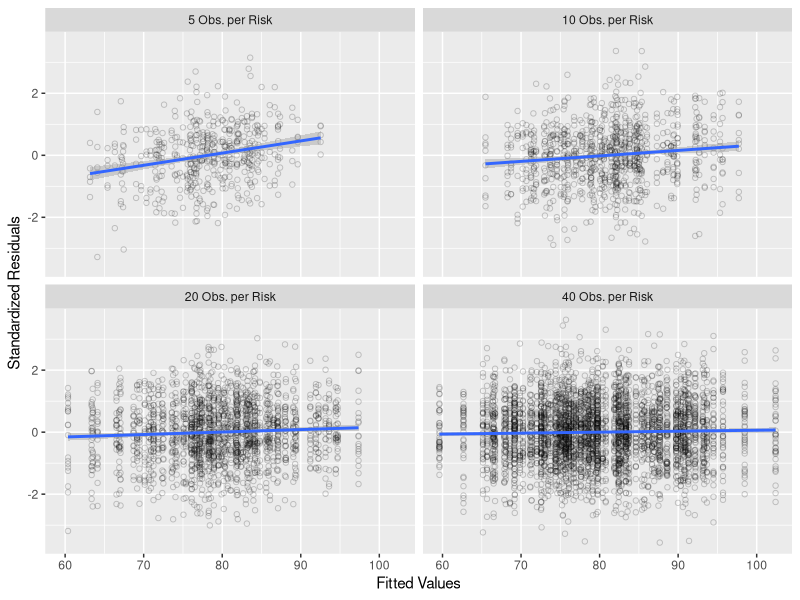

Source code (R):
## ---- chunk 1
#| include: true
#| message: false

library(tidyverse)
library(patchwork)
library(lme4)
## ---- chunk 2
sim.BS <- function(
    sim.label = "A",
    J = 100,
    N = 5,
    beta = 80,
    sigma.b.sq = 64,
    sigma.sq = 100,
    weight.min = 0.5,
    weight.spread = 1) {
  
  risk.dev <- rep(rnorm(J, mean = 0, sd = sqrt(sigma.b.sq)),
                  each = N)
  time.dev <- rnorm(J * N, mean = 0, sd = sqrt(sigma.sq))
  weight <- weight.min + runif(J * N, min = 0, max = weight.spread)
  tb <- tibble(
    sim.label = rep(sim.label, J * N),
    risk = factor(rep(1:J, each = N)),
    Wt = weight,
    rsk.dev = risk.dev,
    tme.dev = time.dev,
    Y = beta + rsk.dev + tme.dev
  )
  return(tb)
}
## ---- chunk 3
set.seed(398845)
BS.data <- list(
  BS.5  = sim.BS(sim.label =  "5 Obs. per Risk", N =  5),
  BS.10 = sim.BS(sim.label = "10 Obs. per Risk", N = 10),
  BS.20 = sim.BS(sim.label = "20 Obs. per Risk", N = 20),
  BS.40 = sim.BS(sim.label = "40 Obs. per Risk", N = 40)
)
## ---- chunk 4
BS.models <- map(BS.data,
                 \(d) lmer(Y ~ 1 + (1 | risk),
                           data = d,
                           weights = Wt))
## ---- chunk 5
BS.FV.Res <- map(BS.models,
                 \(m) {
                   tb <- getData(m)
                   tb$mu <- fitted(m)
                   tb$rsP <- resid(m, type = "pearson") / sigma(m)
                   return(tb)})

BS.slopes <- map_dbl(BS.FV.Res,
                     \(tb) {
                       fm <- lm(rsP ~ mu,
                                data = tb)
                       sfm <- summary(fm)
                       return(coef(sfm)[2,1])})

BS.pvals <- map_dbl(BS.FV.Res,
                    \(tb) {
                      fm <- lm(rsP ~ mu,
                               data = tb)
                      sfm <- summary(fm)
                      return(coef(sfm)[2,4])})
## ---- chunk 6
BS.results <- reduce(BS.FV.Res, bind_rows)
BS.results$sim.label <- factor(BS.results$sim.label)
BS.results$sim.label <- fct_relevel(
  BS.results$sim.label,
  str_c(str_sub(names(BS.slopes), 4), 
        " Obs. per Risk")[order(BS.slopes,
                                decreasing = TRUE)])
## ---- chunk 7
tb <- round(rbind(BS.slopes,
      BS.pvals), 4)
dimnames(tb) <- list(c("Slope", "P-Value"),
                     c("5 Obs.", "10 Obs.", "20 Obs.", "40 Obs."))
tb
## ---- chunk 8
#| label: fig-BS-sim-obs-per-risk
#| fig-cap: "Results of fitting a linear regression model to simulated data from the B&uuml;hlmann-Straub model. The panels have been arranged from the largest slope in the upper-left (5 Obs. per Risk) to the smallest slope in the lower-right (40 Obs. per Risk)."
#| message: false

ggplot(data = BS.results,
       mapping = aes(x = mu,
                     y = rsP)) +
  facet_wrap(vars(sim.label)) +
  geom_point(pch = 1, alpha = 0.2) +
  geom_smooth(method = "lm") +
  labs(x = "Fitted Values",
       y = "Standardized Residuals")
## ---- chunk 9
#| include: false

rm(list = c(ls(pattern = "[Bb][Ss]"),
            "tb"))
